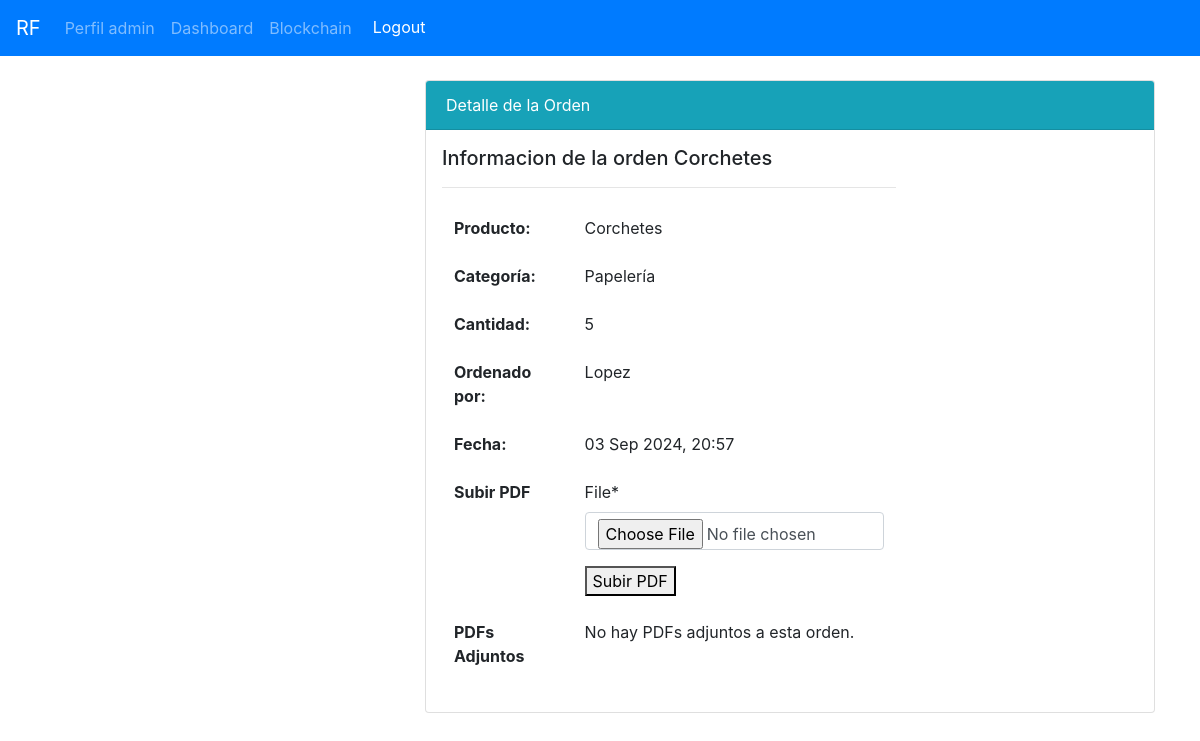
The app's page /staff_ordenes/detail/22/ (signed in), older data.
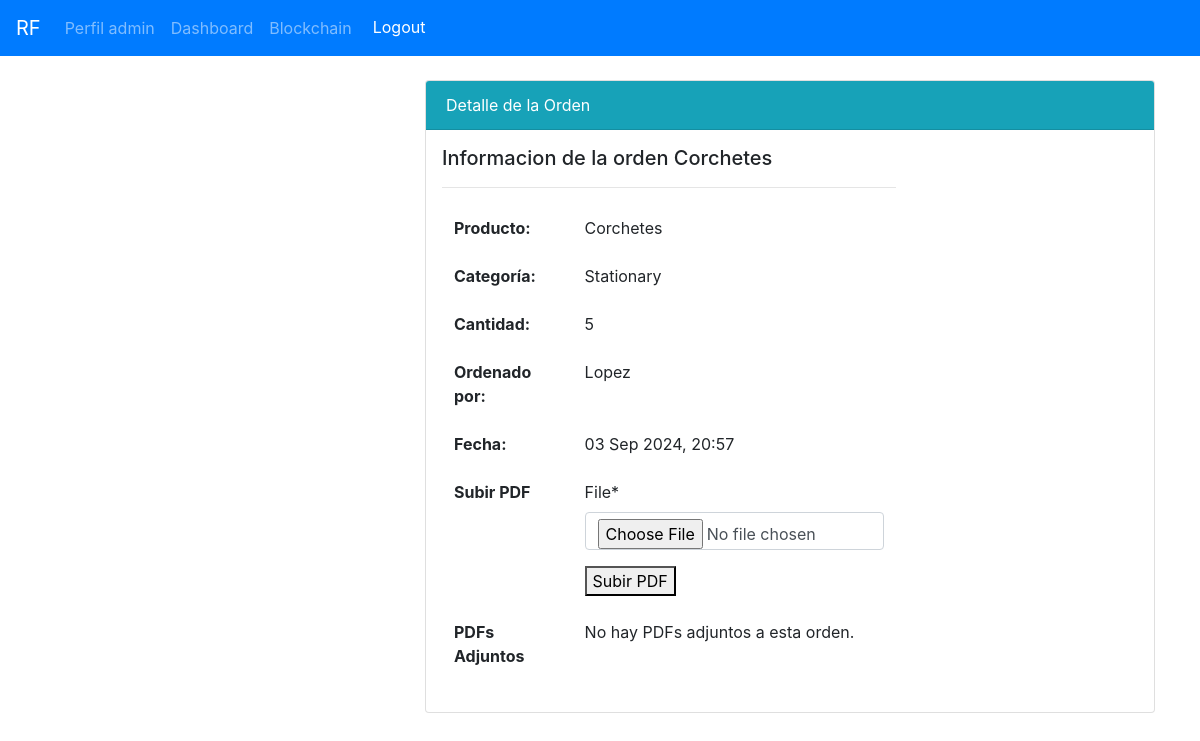
The same page, newer data.
### api/models.py (models this page shows, shortened)
class Order(models.Model):
    product = models.ForeignKey(Product, on_delete=models.CASCADE, null=True)
    staff = models.ForeignKey(User, on_delete=models.CASCADE, null=True)
    order_quantity = models.PositiveIntegerField(null=True)
    date = models.DateTimeField(auto_now_add= True)
    completado = models.BooleanField(default=False)
    objects = OrderManager()  #se asigna el manager personalizado

class Product(models.Model):
    name = models.CharField(max_length=100, null=True)
    quantity = models.PositiveIntegerField(null=True)
    category = models.CharField(max_length=50, choices=CATEGORY, null=True)

### api/views.py (the view)
# urls.py: path("staff_ordenes/detail/<int:pk>/", views.staff_order_detail, name='api-staff-ordenes-detail'),
@login_required(login_url='user-login')
def staff_order_detail(request, pk):
    order = get_object_or_404(Order, pk=pk)
    if request.method == 'POST':
        form = PDFUploadForm(request.POST, request.FILES)
        if form.is_valid():
            pdf = form.save(commit=False)
            pdf.order = order
            pdf.save()
            return redirect('api-index', pk=order.pk)
    else:
        form = PDFUploadForm()
    context = {
        'order': order,
        'form': form,
        'product': order.product,
    }
    return render(request, "dashboard/staff_ordenes_detail.html", context)

### api/forms.py
class PDFUploadForm(forms.ModelForm):
    class Meta:
        model = PDF
        fields = ['file']  # Suponiendo que el modelo PDF tiene un campo 'file' para almacenar el PDF
    def __init__(self, *args, **kwargs):
        super().__init__(*args, **kwargs)

### api/models.py (called while the page is built)
    def get_queryset(self):
        return OrderQuerySet(self.model, using=self._db)

### templates/dashboard/staff_ordenes_detail.html (shortened to what this page needs)
{% extends "partials/base.html" %}
{% load crispy_forms_tags %}
{% block content %}
<div class="container">
    <div class="row my-4">
        <div class="col-md-4"></div>
        <div class="col-md-8">
            <div class="card">
                <div class="card-header bg-info text-white">Detalle de la Orden</div>
                <div class="row p-3">
                    <div class="col-md-8">
                        <table class="table table-borderless">
                            <thead>
                                <span class="h5">Informacion de la orden {{ order.product.name }} </span class="h5">
                                <hr>
                            </thead>
                            <tbody>
                                <tr>
                                    <th>Producto:</th>
                                    <td> {{ order.product.name }}</td>
                                </tr>
                                <tr>
                                    <th>Categoría:</th>
                                    <td>{{ order.product.category }}</td>
                                </tr>
                                <tr>
                                    <th>Cantidad:</th>
                                    <td>{{ order.order_quantity }}</td>
                                <tr>
                                    <th>Ordenado por:</th>
                                    <td>{{ order.staff }}</td>
                                </tr>
                                <tr>
                                    <th>Fecha:</th>
                                    <td>{{ order.date | date:"d M Y, H:i" }}</td>
                                </tr>
                                <tr>
                                    <th>Subir PDF</th>
                                    <td><form method="POST" enctype="multipart/form-data">
                                            {{ form|crispy }}
                                            <button type="submit">Subir PDF</button>
                                    </form></td>
                                </tr>
                                    <tr>
                                        <th>PDFs Adjuntos</th>
                                        <td>
                                            {% for pdf in order.pdfs.all %}
                                            <a href="{{ pdf.file.url }}">{{ pdf.file.name }}</a>
                                        {% empty %}
                                        No hay PDFs adjuntos a esta orden.
                                        {% endfor %}</td>
                                    </tr>
                                </table>
                                </div>
                            </div>
                        </div>
                    </div>
                </div>
{% endblock %}

Row changes from the older to the newer data that the page shows:
changed through a linked row, Order "Corchetes": product.category "Papelería" → "Stationary"
